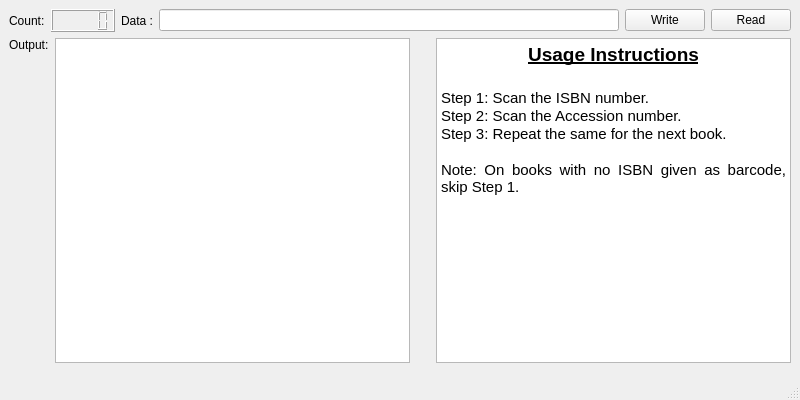
<?xml version="1.0" encoding="UTF-8"?>
<ui version="4.0">
 <class>MainWindow</class>
 <widget class="QMainWindow" name="MainWindow">
  <property name="geometry">
   <rect>
    <x>0</x>
    <y>0</y>
    <width>800</width>
    <height>400</height>
   </rect>
  </property>
  <property name="sizePolicy">
   <sizepolicy hsizetype="Minimum" vsizetype="Minimum">
    <horstretch>0</horstretch>
    <verstretch>0</verstretch>
   </sizepolicy>
  </property>
  <property name="minimumSize">
   <size>
    <width>800</width>
    <height>400</height>
   </size>
  </property>
  <property name="windowTitle">
   <string>RFID Writer</string>
  </property>
  <widget class="QWidget" name="centralwidget">
   <layout class="QVBoxLayout" name="verticalLayout">
    <item>
     <layout class="QHBoxLayout" name="horizontalLayout_2">
      <item>
       <widget class="QLabel" name="label_2">
        <property name="text">
         <string>Count:</string>
        </property>
       </widget>
      </item>
      <item>
       <widget class="QLCDNumber" name="lcdNumber"/>
      </item>
      <item>
       <layout class="QHBoxLayout" name="horizontalLayout">
        <item>
         <widget class="QLabel" name="label">
          <property name="text">
           <string>Data :</string>
          </property>
         </widget>
        </item>
        <item>
         <widget class="QLineEdit" name="lineEdit"/>
        </item>
        <item>
         <widget class="QPushButton" name="pushButton">
          <property name="text">
           <string>Write</string>
          </property>
         </widget>
        </item>
       </layout>
      </item>
      <item>
       <widget class="QPushButton" name="readButton">
        <property name="text">
         <string>Read</string>
        </property>
       </widget>
      </item>
     </layout>
    </item>
    <item>
     <layout class="QHBoxLayout" name="horizontalLayout_3">
      <item>
       <widget class="QLabel" name="label_3">
        <property name="text">
         <string>Output:</string>
        </property>
        <property name="alignment">
         <set>Qt::AlignLeading|Qt::AlignLeft|Qt::AlignTop</set>
        </property>
       </widget>
      </item>
      <item>
       <widget class="QTextBrowser" name="textBrowser">
        <property name="html">
         <string>&lt;!DOCTYPE HTML PUBLIC &quot;-//W3C//DTD HTML 4.0//EN&quot; &quot;http://www.w3.org/TR/REC-html40/strict.dtd&quot;&gt;
&lt;html&gt;&lt;head&gt;&lt;meta name=&quot;qrichtext&quot; content=&quot;1&quot; /&gt;&lt;style type=&quot;text/css&quot;&gt;
p, li { white-space: pre-wrap; }
&lt;/style&gt;&lt;/head&gt;&lt;body style=&quot; font-family:'Cantarell'; font-size:11pt; font-weight:400; font-style:normal;&quot;&gt;
&lt;p style=&quot;-qt-paragraph-type:empty; margin-top:0px; margin-bottom:0px; margin-left:0px; margin-right:0px; -qt-block-indent:0; text-indent:0px;&quot;&gt;&lt;br /&gt;&lt;/p&gt;&lt;/body&gt;&lt;/html&gt;</string>
        </property>
       </widget>
      </item>
      <item>
       <spacer name="verticalSpacer">
        <property name="orientation">
         <enum>Qt::Vertical</enum>
        </property>
        <property name="sizeHint" stdset="0">
         <size>
          <width>20</width>
          <height>40</height>
         </size>
        </property>
       </spacer>
      </item>
      <item>
       <widget class="QTextBrowser" name="textBrowser_2">
        <property name="html">
         <string>&lt;!DOCTYPE HTML PUBLIC &quot;-//W3C//DTD HTML 4.0//EN&quot; &quot;http://www.w3.org/TR/REC-html40/strict.dtd&quot;&gt;
&lt;html&gt;&lt;head&gt;&lt;meta name=&quot;qrichtext&quot; content=&quot;1&quot; /&gt;&lt;style type=&quot;text/css&quot;&gt;
p, li { white-space: pre-wrap; }
&lt;/style&gt;&lt;/head&gt;&lt;body style=&quot; font-family:'Cantarell'; font-size:11pt; font-weight:400; font-style:normal;&quot;&gt;
&lt;p align=&quot;center&quot; style=&quot; margin-top:0px; margin-bottom:0px; margin-left:0px; margin-right:0px; -qt-block-indent:0; text-indent:0px;&quot;&gt;&lt;span style=&quot; font-size:14pt; font-weight:600; text-decoration: underline;&quot;&gt;Usage Instructions&lt;/span&gt;&lt;/p&gt;
&lt;p align=&quot;center&quot; style=&quot;-qt-paragraph-type:empty; margin-top:0px; margin-bottom:0px; margin-left:0px; margin-right:0px; -qt-block-indent:0; text-indent:0px; font-size:14pt; font-weight:600; text-decoration: underline;&quot;&gt;&lt;br /&gt;&lt;/p&gt;
&lt;p align=&quot;justify&quot; style=&quot; margin-top:0px; margin-bottom:0px; margin-left:0px; margin-right:0px; -qt-block-indent:0; text-indent:0px;&quot;&gt;Step 1: Scan the ISBN number.&lt;/p&gt;
&lt;p align=&quot;justify&quot; style=&quot; margin-top:0px; margin-bottom:0px; margin-left:0px; margin-right:0px; -qt-block-indent:0; text-indent:0px;&quot;&gt;Step 2: Scan the Accession number.&lt;/p&gt;
&lt;p align=&quot;justify&quot; style=&quot; margin-top:0px; margin-bottom:0px; margin-left:0px; margin-right:0px; -qt-block-indent:0; text-indent:0px;&quot;&gt;Step 3: Repeat the same for the next book.&lt;/p&gt;
&lt;p align=&quot;justify&quot; style=&quot;-qt-paragraph-type:empty; margin-top:0px; margin-bottom:0px; margin-left:0px; margin-right:0px; -qt-block-indent:0; text-indent:0px;&quot;&gt;&lt;br /&gt;&lt;/p&gt;
&lt;p align=&quot;justify&quot; style=&quot; margin-top:0px; margin-bottom:0px; margin-left:0px; margin-right:0px; -qt-block-indent:0; text-indent:0px;&quot;&gt;Note: On books with no ISBN given as barcode, skip Step 1.&lt;/p&gt;
&lt;p align=&quot;justify&quot; style=&quot;-qt-paragraph-type:empty; margin-top:0px; margin-bottom:0px; margin-left:0px; margin-right:0px; -qt-block-indent:0; text-indent:0px;&quot;&gt;&lt;br /&gt;&lt;/p&gt;&lt;/body&gt;&lt;/html&gt;</string>
        </property>
       </widget>
      </item>
     </layout>
    </item>
    <item>
     <widget class="Line" name="line">
      <property name="orientation">
       <enum>Qt::Vertical</enum>
      </property>
     </widget>
    </item>
   </layout>
  </widget>
  <widget class="QStatusBar" name="statusbar"/>
 </widget>
 <resources/>
 <connections/>
</ui>
